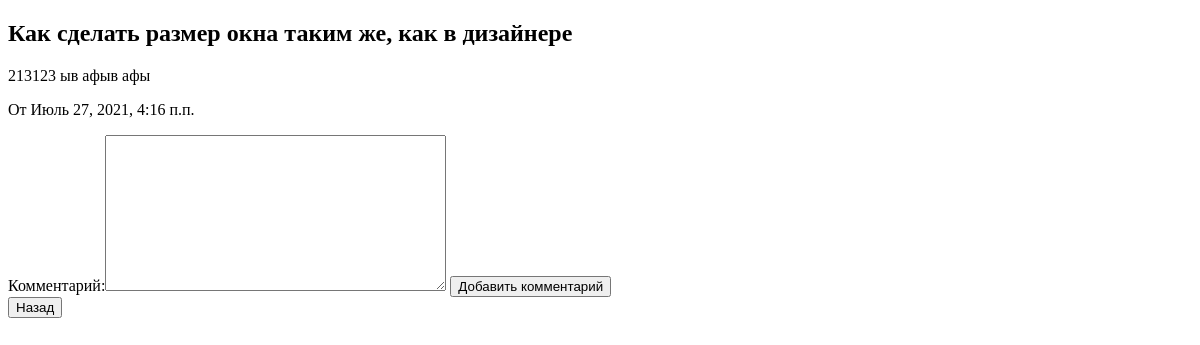
Page /11/ on the earlier database version.
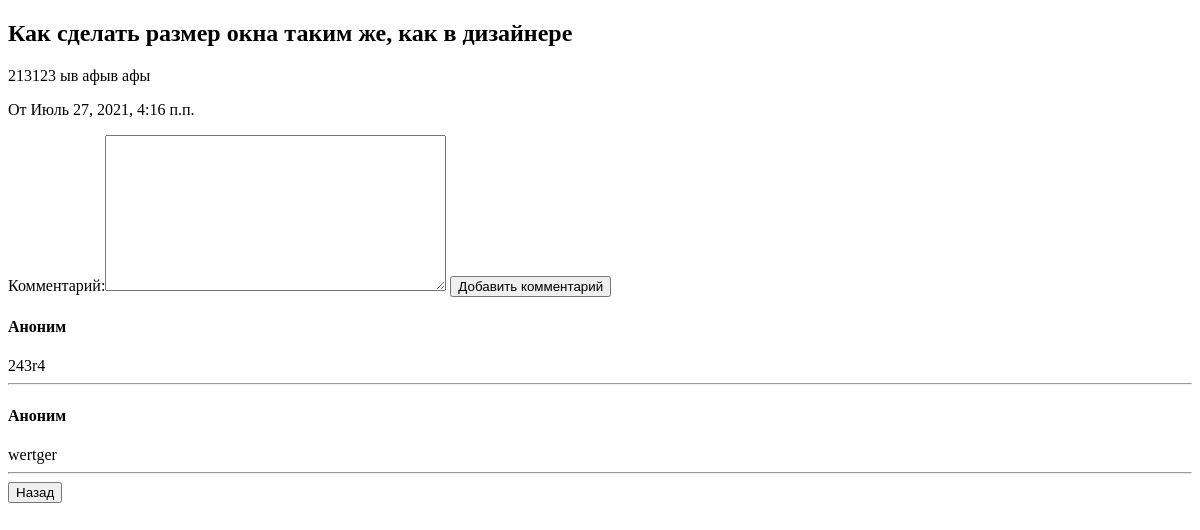
Same page on the later database version.
### app_news/models.py (models this page shows, shortened)
class News(models.Model):
    title = models.CharField(max_length=50, verbose_name='Заголовок')
    content = models.TextField(default='', verbose_name='Текст новости')
    created_at = models.DateTimeField(auto_now_add=True)
    confirmed = models.BooleanField(default=False, verbose_name='Подтверждено', blank=True)
    class Meta:
        permissions = (
            ('publish_news', 'Может !publish_news!'),
        )

class Comment(models.Model):
    author = models.ForeignKey(User, on_delete=models.CASCADE, blank=True, null=True, default=None)
    content = models.TextField(default='', verbose_name='Комментарий')
    news = models.ForeignKey(News, default=None, null=True, on_delete=models.CASCADE)

### app_news/views.py (the view, shortened to what this page needs)
# urls.py: path('<int:pk>/', views.NewsDetailView.as_view(), name='news-detail'),
class NewsDetailView(DetailView):
    model = News
    template_name = 'news/news_detail.html'
    context_object_name = 'news'
    def get_context_data(self, **kwargs):
        context = super().get_context_data(**kwargs)
        obj = super(NewsDetailView, self).get_object()
        context['comments'] = Comment.objects.filter(news=obj).order_by('-id')
        if self.request.method == 'POST':
            context['form'] = AddCommentForm(self.request.POST)
        else:
            context['form'] = AddCommentForm()
        return context

### app_news/forms.py
class AddCommentForm(forms.ModelForm):
    class Meta:
        model = Comment
        fields = '__all__'
        exclude = ['news', 'author']

### app_news/templates/news/news_detail.html (shortened to what this page needs)
<!DOCTYPE html>
<html lang="ru">
<head>
</head>
<body>
    <h2>{{ news.title }}</h2>
    <p>{{ news.content }}</p>
    <p>От {{ news.created_at }}</p>
    <form method="post">
        {{ form }}
        <button name="add_comment" type="submit">Добавить комментарий</button>
    </form>
    {% for comment in comments %}
        {% if comment.author %}
            <h4>{{ comment.author.username }}</h4>
        {% else %}
            <h4>Аноним</h4>
        {% endif %}
        {{ comment.content }}
        <hr>
    {% endfor %}
    <a href="{% url 'news' %}"><button>Назад</button></a>
</body>
</html>

Differences in the rows shown:
added Comment: shows "Аноним", content "243r4"
added Comment: shows "Аноним", content "wertger"
